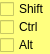
<?xml version="1.0" encoding="UTF-8"?>
<ui version="4.0">
 <class>ModifiersWidget</class>
 <widget class="QWidget" name="ModifiersWidget">
  <property name="geometry">
   <rect>
    <x>0</x>
    <y>0</y>
    <width>45</width>
    <height>54</height>
   </rect>
  </property>
  <property name="sizePolicy">
   <sizepolicy hsizetype="Expanding" vsizetype="Expanding">
    <horstretch>0</horstretch>
    <verstretch>0</verstretch>
   </sizepolicy>
  </property>
  <property name="minimumSize">
   <size>
    <width>0</width>
    <height>54</height>
   </size>
  </property>
  <property name="windowTitle">
   <string>Form</string>
  </property>
  <property name="styleSheet">
   <string notr="true">background-color: rgb(255, 255, 127);</string>
  </property>
  <property name="locale">
   <locale language="English" country="UnitedStates"/>
  </property>
  <layout class="QVBoxLayout" name="verticalLayout">
   <property name="spacing">
    <number>0</number>
   </property>
   <property name="margin">
    <number>0</number>
   </property>
   <item>
    <widget class="QCheckBox" name="shift">
     <property name="sizePolicy">
      <sizepolicy hsizetype="Expanding" vsizetype="Fixed">
       <horstretch>0</horstretch>
       <verstretch>0</verstretch>
      </sizepolicy>
     </property>
     <property name="text">
      <string>Shift</string>
     </property>
    </widget>
   </item>
   <item>
    <widget class="QCheckBox" name="ctrl">
     <property name="sizePolicy">
      <sizepolicy hsizetype="Expanding" vsizetype="Fixed">
       <horstretch>0</horstretch>
       <verstretch>0</verstretch>
      </sizepolicy>
     </property>
     <property name="text">
      <string>Ctrl</string>
     </property>
    </widget>
   </item>
   <item>
    <widget class="QCheckBox" name="alt">
     <property name="sizePolicy">
      <sizepolicy hsizetype="Expanding" vsizetype="Fixed">
       <horstretch>0</horstretch>
       <verstretch>0</verstretch>
      </sizepolicy>
     </property>
     <property name="text">
      <string>Alt</string>
     </property>
    </widget>
   </item>
  </layout>
 </widget>
 <resources/>
 <connections/>
</ui>
